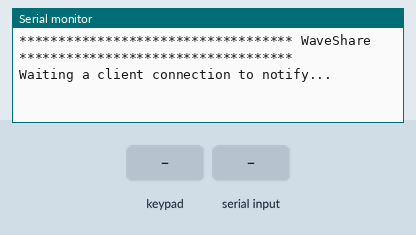
The program below on a simulated ESP32. Shown: the last lines printed to the serial monitor. Inputs (shaded band) come from the test bench. Nothing arrives over Bluetooth unless stated; a phone connects over Bluetooth LE 3 s after start.

Above: at 1.2 s.
1.3 s: key '1' pressed
At 2.4 s:
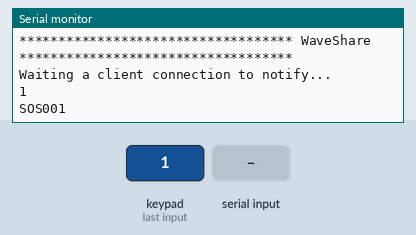
2.8 s: keypad keys 1 9 1 8 5 1 7 # pressed 0.4 s apart
At 6.7 s:
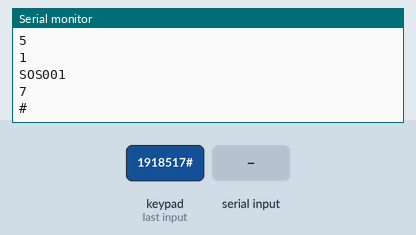
7.5 s: "alarm\n" received over Serial
At 8.7 s:
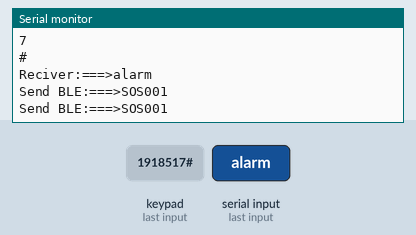
9.0 s: key 'A' pressed
At 10.0 s:
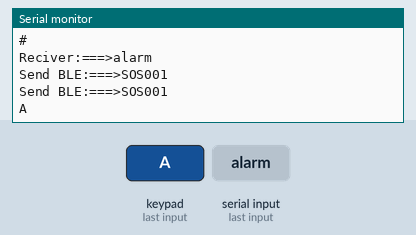
10.5 s: keypad keys 1 9 1 8 5 1 7 * pressed 0.4 s apart
At 13.8 s:
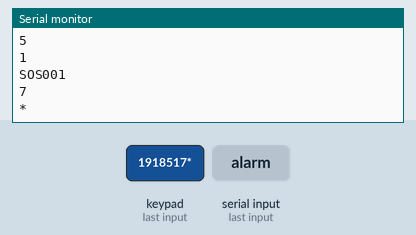
15.2 s: "SOS001\n" received over Serial
At 16.6 s:
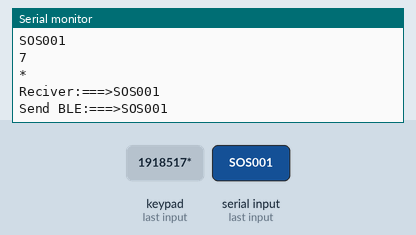
Timing chart, 0 to 17.7 s (numbered marks = the images above; inputs shaded):
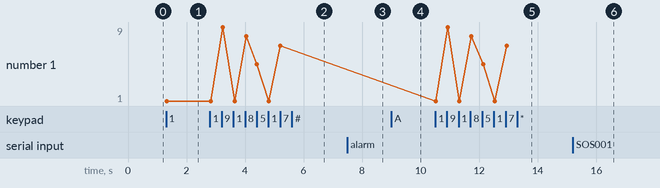

Measured:
- after the input at 1.3 s, the serial monitor: prints a new line at once (image 1)
- after the input at 2.8 s, the serial monitor: prints a new line after 0.44 s (image 2)
- after the input at 7.5 s, the serial monitor: prints a new line at once (image 3)
- after the input at 9.0 s, the serial monitor: prints a new line at once (image 4)
- after the input at 10.5 s, the serial monitor: prints a new line at once (image 5)
- after the input at 15.2 s, the serial monitor: prints a new line at once (image 6)
- plotted number 1: 1 → 7 after the input at 2.8 s

The program:

main.cpp
```cpp
#include <Arduino.h>
#include <Keypad.h>
#define ROW_NUM     4 // four rows
#define COLUMN_NUM  4 // three columns
char keys[ROW_NUM][COLUMN_NUM] = {
  {'1', '2', '3' , 'A'},
  {'4', '5', '6', 'B'},
  {'7', '8', '9', 'C'},
  {'*', '0', '#', 'D'}
};

byte pin_rows[ROW_NUM]      = {19, 18, 5, 17}; // GIOP19, GIOP18, GIOP5, GIOP17 connect to the row pins
byte pin_column[COLUMN_NUM] = {16, 4, 0, 2};   // GIOP16, GIOP4, GIOP0, GIOP2 connect to the column pins{19, 18, 5, 17};

Keypad keypad = Keypad( makeKeymap(keys), pin_rows, pin_column, ROW_NUM, COLUMN_NUM );

#include <BLEDevice.h>
#include <BLEServer.h>
#include <BLEUtils.h>
#include <BLE2902.h>

BLEServer* pServer = NULL;
BLECharacteristic* pCharacteristic = NULL;
bool deviceConnected = false;
bool oldDeviceConnected = false;


#define SERVICE_UUID        "4fafc201-1fb5-459e-8fcc-c5c9c331914b"
#define CHARACTERISTIC_UUID "beb5483e-36e1-4688-b7f5-ea07361b26a8"


class MyServerCallbacks: public BLEServerCallbacks {
    void onConnect(BLEServer* pServer) {
      deviceConnected = true;
      BLEDevice::startAdvertising();
    };

    void onDisconnect(BLEServer* pServer) {
      deviceConnected = false;
    }
};

String inputString = "";         // a String to hold incoming data
bool stringComplete = false;  // whether the string is complete

void setup(void)
{

  Serial.begin(115200);                                         //send and receive at 115200 baud
  inputString.reserve(200);
  Serial.print("*********************************** WaveShare ***********************************\n");

  // Create the BLE Device
  BLEDevice::init("FireAlarmSystem");

  // Create the BLE Server
  pServer = BLEDevice::createServer();
  pServer->setCallbacks(new MyServerCallbacks());

  // Create the BLE Service
  BLEService *pService = pServer->createService(SERVICE_UUID);

  // Create a BLE Characteristic
  pCharacteristic = pService->createCharacteristic(
                      CHARACTERISTIC_UUID,
                      BLECharacteristic::PROPERTY_READ   |
                      BLECharacteristic::PROPERTY_WRITE  |
                      BLECharacteristic::PROPERTY_NOTIFY |
                      BLECharacteristic::PROPERTY_INDICATE
                    );
  // Create a BLE Descriptor
  pCharacteristic->addDescriptor(new BLE2902());

  // Start the service
  pService->start();

  // Start advertising
  BLEAdvertising *pAdvertising = BLEDevice::getAdvertising();
  pAdvertising->addServiceUUID(SERVICE_UUID);
  pAdvertising->setScanResponse(false);
  pAdvertising->setMinPreferred(0x0);  // set value to 0x00 to not advertise this parameter
  BLEDevice::startAdvertising();
  Serial.println("Waiting a client connection to notify...");
}

void loop(void)
{
  char key = keypad.getKey();
  if (key) {
    Serial.println(key);
    switch (key)
    {
      case '1':
        inputString = "SOS001";
      break;
      case '2':
        inputString = "SOS002";
      break;
      case '3':
        inputString = "SOS003";
      break;
      case '4':
        inputString = "SOS004";
      break;
      default:
        break;
    }

    Serial.println(inputString);
    pCharacteristic->setValue((char*)inputString.c_str());
    pCharacteristic->notify();
    inputString = "";
    // delay(1000);
  }
  if (stringComplete) {
    Serial.print("Reciver:===>"); Serial.println(inputString);
    if(inputString=="alarm") {
      inputString = "SOS001";
      Serial.print("Send BLE:===>"); Serial.println(inputString);
      pCharacteristic->setValue((char*)inputString.c_str());
      pCharacteristic->notify();
      // inputString = "";
      // stringComplete = false;// clear the string:
    }
    if(inputString=="SOS001" || inputString=="SOS002" || inputString=="SOS003" || inputString=="SOS004" ) {
      Serial.print("Send BLE:===>"); Serial.println(inputString);
      pCharacteristic->setValue((char*)inputString.c_str());
      pCharacteristic->notify();
      // inputString = "";
      // stringComplete = false;// clear the string:
    }
      inputString = "";
      stringComplete = false;// clear the string:
  }
  // disconnecting
  if (!deviceConnected && oldDeviceConnected) {
      delay(500); // give the bluetooth stack the chance to get things ready
      pServer->startAdvertising(); // restart advertising
      Serial.println("start advertising");
      oldDeviceConnected = deviceConnected;
  }
  // connecting
  if (deviceConnected && !oldDeviceConnected) {
      // do stuff here on connecting
      oldDeviceConnected = deviceConnected;
  }

  delay(50);
}

void serialEvent() {
  while (Serial.available()) {
    // get the new byte:
    char inChar = (char)Serial.read();
    // add it to the inputString:
    if (inChar == '\n') {
      stringComplete = true;
    }
    else inputString += inChar;
    // if the incoming character is a newline, set a flag so the main loop can
    // do something about it:

  }
}
```
